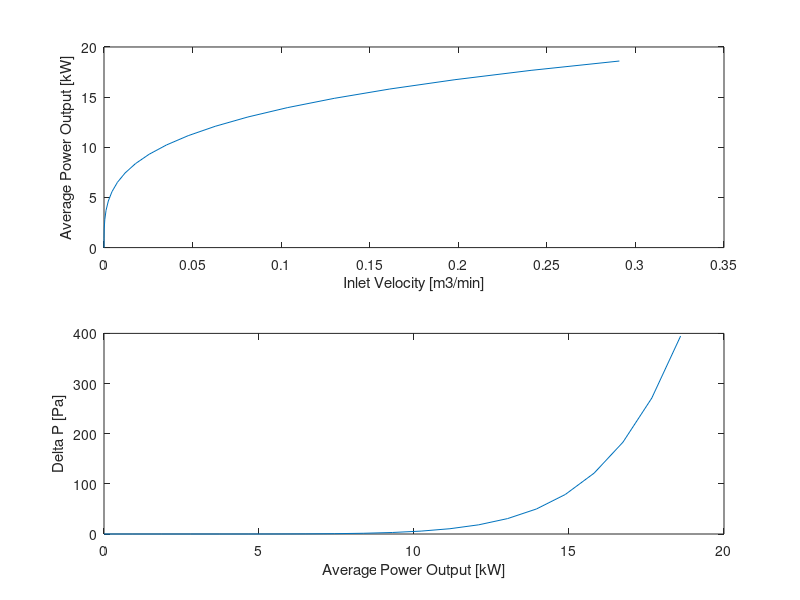

Here is the MATLAB script that generated this plot:
%% Bank of Tubes Analysis on Subpack Cooling
clear all 
close all
%% Assumptions
%Nusselt Number correlation does not technically hold true since our flow
%regieme changes as a function of our velocity, however it is a decent
%enough of an approximation

%Average internal resistance of cell used
%Entropic heat not accounted for

%Air properties only evaluated at 30C and 50C
%% Parameters
P_avg = 18.6; % [kW] Average power 

%Cell Spacing (from center of one cell to another)
s_t = 23*10^-3; % [m] traverse spacing
s_l = 24*10^-3; % [m] longitudinal spacing
s_d = sqrt(s_l^2 + s_t^2); %[m] diagonal spacing

%Constants Based on Cell Config (assuming we are 
C1= 0.35*(s_t/s_l)^(1/5);
%C1 = 0.9;
C2 = 0.95;
m = 0.6;
%m = 0.4

%Cell Properties
T_cell_max = 50; %[C] 
T_ambient = 35; %[C]
N_rows = 12; %Number of rows
D_cell = 21.55 *10^-3; %[m] Cell diameter
R_cell = D_cell/2; % [m] Cell radius
k_cell = 2.21; %[W /m K] 
L_cell = 70.15*10^-3; % [m] Cell length/height
SA_cell = 0.6*(L_cell-12.7*10^-3)*2*pi*R_cell; %[m^2] Surface Area of cell
R_internal = 0.0135061; % [Ohms]

%Air Properties at 30 C
rho = 1.164; % [kg/m^3]
Cp = 1006; % [J/kg K]
mu = 18.72*10^-6; % [N s/m^2]
k = 26.62*10^-3; % [W/m K] 
Pr = mu*Cp/k; %

%Air Properties at 50 C (Surface Temp)
rho_s = 1.093; % [kg/m^3]
Cp_s = 1007; % [J/kg K]
mu_s = 19.53*10^-6; % [N s/m^2]
k_s = 28.08*10^-3; % [W/m K]
Pr_s = mu_s*Cp_s/k_s; %


%Pack Properties
V_nom = 432; % [V]



%% Calculations

%Matrix Initialization
n = 20; % number of intervals
P = 0:P_avg/n:P_avg;
V_inlet = size(P);
P_delta = size(P);

for i = 1:length(P)
    P_avg = P(i);
    %Heat generation and temperature calcs
    I = (P_avg*1000/V_nom)/3; %[A]
    q_total = I^2*R_internal; % [W]
    q_vol_gen = q_total/(pi*R_cell^2*L_cell); % [W/m^3]
    T_s = T_cell_max-(q_vol_gen*R_cell^2)/(4*k_cell); % [K]
    
    %Heat transfer coefficient 
    h= q_total/((T_s-T_ambient)*SA_cell);
    
    %Flow characteristics
    Nu = h*D_cell/k_s;
    Re_max = (Nu/(C1*C2*Pr^0.36*(Pr/Pr_s)^0.25))^(1/m);
    
    %Checking where max velocity occurs
    A1 = (s_t-D_cell);
    A2 = 2*(s_d-D_cell);
    if A2<A1
        V_max = Re_max*mu/(rho*2*(s_d-D_cell)); %Vmax is at A2, denominator is just diameter
        V_inlet(i) = V_max*2*(s_d-D_cell)/s_t;
    else
        V_max = Re_max*mu/(D_cell); %Vmax is at A1
        V_inlet(i) = V_max*(s_t-D_cell)/s_t;
    end
    
    %Pressure Drop
    
    P_l = s_l/D_cell;
    P_t = s_t/D_cell;
    Pans = (P_t-1)/(P_l-1);
    P_ratio = P_t/P_l;
    %Rough estimates of pressure drop coefficient
    X=1.1; % staggered graph
    f = 0.9; % staggered graph
    %X = 3; % aligned graph; hypothesis was that spacing was almost the
    %same and pratically was like the aligned cells format, but these gave
    %different results
    %f = 0.7; % aligned graph
    f = 0.9;
    P_delta(i) = N_rows*X*(rho*V_max^2/2)*f; %[Pa]
end

%% Plotting
figure()
subplot(2,1,1)
plot(V_inlet*0.01018*60,P);
xlabel('Inlet Velocity [m3/min]')
ylabel('Average Power Output [kW]')

subplot(2,1,2)
plot(P,P_delta)
ylabel('Delta P [Pa]')
xlabel('Average Power Output [kW]')